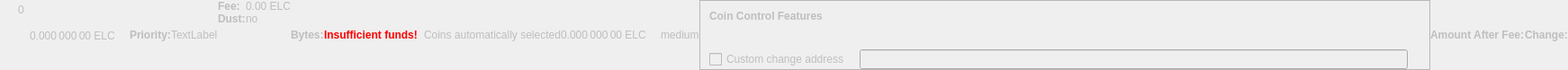
    <widget class="QWidget" name="dummyHideWidget" native="true">
     <property name="enabled">
      <bool>false</bool>
     </property>
     <property name="maximumSize">
      <size>
       <width>100</width>
       <height>22</height>
      </size>
     </property>
     <layout class="QHBoxLayout" name="dummyHideLayout">
      <property name="spacing">
       <number>0</number>
      </property>
      <property name="leftMargin">
       <number>0</number>
      </property>
      <property name="topMargin">
       <number>0</number>
      </property>
      <property name="rightMargin">
       <number>0</number>
      </property>
      <property name="bottomMargin">
       <number>0</number>
      </property>
      <item>
       <layout class="QFormLayout" name="formLayoutCoinControl1">
        <property name="horizontalSpacing">
         <number>10</number>
        </property>
        <property name="verticalSpacing">
         <number>14</number>
        </property>
        <property name="leftMargin">
         <number>10</number>
        </property>
        <property name="topMargin">
         <number>4</number>
        </property>
        <property name="rightMargin">
         <number>6</number>
        </property>
        <item row="0" column="1">
         <widget class="QLabel" name="labelCoinControlBytes">
          <property name="cursor">
           <cursorShape>IBeamCursor</cursorShape>
          </property>
          <property name="contextMenuPolicy">
           <enum>Qt::ActionsContextMenu</enum>
          </property>
          <property name="text">
           <string notr="true">0</string>
          </property>
          <property name="textInteractionFlags">
           <set>Qt::LinksAccessibleByMouse|Qt::TextSelectableByKeyboard|Qt::TextSelectableByMouse</set>
          </property>
         </widget>
        </item>
       </layout>
      </item>
      <item>
       <widget class="QLabel" name="labelCoinControlAfterFee">
        <property name="enabled">
         <bool>false</bool>
        </property>
        <property name="sizePolicy">
         <sizepolicy hsizetype="Fixed" vsizetype="Fixed">
          <horstretch>0</horstretch>
          <verstretch>0</verstretch>
         </sizepolicy>
        </property>
        <property name="minimumSize">
         <size>
          <width>111</width>
          <height>12</height>
         </size>
        </property>
        <property name="maximumSize">
         <size>
          <width>111</width>
          <height>12</height>
         </size>
        </property>
        <property name="cursor">
         <cursorShape>IBeamCursor</cursorShape>
        </property>
        <property name="contextMenuPolicy">
         <enum>Qt::ActionsContextMenu</enum>
        </property>
        <property name="text">
         <string notr="true">0.000 000 00 ELC</string>
        </property>
        <property name="textInteractionFlags">
         <set>Qt::LinksAccessibleByMouse|Qt::TextSelectableByKeyboard|Qt::TextSelectableByMouse</set>
        </property>
       </widget>
      </item>
      <item>
       <widget class="QLabel" name="labelCoinControlPriorityText">
        <property name="enabled">
         <bool>false</bool>
        </property>
        <property name="font">
         <font>
          <weight>75</weight>
          <bold>true</bold>
         </font>
        </property>
        <property name="text">
         <string>Priority:</string>
        </property>
       </widget>
      </item>
      <item>
       <layout class="QHBoxLayout" name="horizontalLayout">
        <item>
         <widget class="QLabel" name="WarningLabel">
          <property name="text">
           <string>TextLabel</string>
          </property>
         </widget>
        </item>
       </layout>
      </item>
      <item>
       <layout class="QFormLayout" name="formLayoutCoinControl3">
        <property name="horizontalSpacing">
         <number>0</number>
        </property>
        <property name="verticalSpacing">
         <number>0</number>
        </property>
        <property name="leftMargin">
         <number>0</number>
        </property>
        <property name="topMargin">
         <number>0</number>
        </property>
        <property name="rightMargin">
         <number>0</number>
        </property>
        <item row="0" column="0">
         <widget class="QLabel" name="labelCoinControlFeeText">
          <property name="enabled">
           <bool>false</bool>
          </property>
          <property name="font">
           <font>
            <weight>75</weight>
            <bold>true</bold>
           </font>
          </property>
          <property name="text">
           <string>Fee:</string>
          </property>
          <property name="margin">
           <number>0</number>
          </property>
         </widget>
        </item>
        <item row="0" column="1">
         <widget class="QLabel" name="labelCoinControlFee">
          <property name="enabled">
           <bool>false</bool>
          </property>
          <property name="cursor">
           <cursorShape>IBeamCursor</cursorShape>
          </property>
          <property name="contextMenuPolicy">
           <enum>Qt::ActionsContextMenu</enum>
          </property>
          <property name="text">
           <string notr="true">0.00 ELC</string>
          </property>
          <property name="textInteractionFlags">
           <set>Qt::LinksAccessibleByMouse|Qt::TextSelectableByKeyboard|Qt::TextSelectableByMouse</set>
          </property>
         </widget>
        </item>
        <item row="1" column="0">
         <widget class="QLabel" name="labelCoinControlLowOutputText">
          <property name="enabled">
           <bool>false</bool>
          </property>
          <property name="font">
           <font>
            <weight>75</weight>
            <bold>true</bold>
           </font>
          </property>
          <property name="text">
           <string>Dust:</string>
          </property>
         </widget>
        </item>
        <item row="1" column="1">
         <widget class="QLabel" name="labelCoinControlLowOutput">
          <property name="enabled">
           <bool>false</bool>
          </property>
          <property name="cursor">
           <cursorShape>IBeamCursor</cursorShape>
          </property>
          <property name="contextMenuPolicy">
           <enum>Qt::ActionsContextMenu</enum>
          </property>
          <property name="text">
           <string>no</string>
          </property>
          <property name="textInteractionFlags">
           <set>Qt::LinksAccessibleByMouse|Qt::TextSelectableByKeyboard|Qt::TextSelectableByMouse</set>
          </property>
         </widget>
        </item>
       </layout>
      </item>
      <item>
       <widget class="QLabel" name="labelCoinControlBytesText">
        <property name="enabled">
         <bool>false</bool>
        </property>
        <property name="font">
         <font>
          <weight>75</weight>
          <bold>true</bold>
         </font>
        </property>
        <property name="text">
         <string>Bytes:</string>
        </property>
       </widget>
      </item>
      <item>
       <layout class="QFormLayout" name="formLayoutCoinControl2">
        <property name="horizontalSpacing">
         <number>0</number>
        </property>
        <property name="verticalSpacing">
         <number>0</number>
        </property>
        <property name="leftMargin">
         <number>0</number>
        </property>
        <property name="topMargin">
         <number>0</number>
        </property>
        <property name="rightMargin">
         <number>0</number>
        </property>
       </layout>
      </item>
      <item>
       <layout class="QHBoxLayout" name="horizontalLayoutCoinControl2">
        <property name="spacing">
         <number>0</number>
        </property>
        <property name="bottomMargin">
         <number>0</number>
        </property>
       </layout>
      </item>
      <item>
       <widget class="QLabel" name="labelCoinControlInsuffFunds">
        <property name="enabled">
         <bool>false</bool>
        </property>
        <property name="minimumSize">
         <size>
          <width>0</width>
          <height>0</height>
         </size>
        </property>
        <property name="font">
         <font>
          <weight>75</weight>
          <bold>true</bold>
         </font>
        </property>
        <property name="styleSheet">
         <string notr="true">color:red;font-weight:bold;</string>
        </property>
        <property name="text">
         <string>Insufficient funds!</string>
        </property>
        <property name="margin">
         <number>5</number>
        </property>
       </widget>
      </item>
      <item>
       <layout class="QFormLayout" name="formLayoutCoinControl4">
        <property name="horizontalSpacing">
         <number>0</number>
        </property>
        <property name="verticalSpacing">
         <number>0</number>
        </property>
        <property name="leftMargin">
         <number>0</number>
        </property>
        <property name="topMargin">
         <number>0</number>
        </property>
        <property name="rightMargin">
         <number>0</number>
        </property>
       </layout>
      </item>
      <item>
       <widget class="QLabel" name="labelCoinControlChangeLabel">
        <property name="enabled">
         <bool>false</bool>
        </property>
        <property name="sizePolicy">
         <sizepolicy hsizetype="Preferred" vsizetype="Expanding">
          <horstretch>0</horstretch>
          <verstretch>0</verstretch>
         </sizepolicy>
        </property>
        <property name="minimumSize">
         <size>
          <width>0</width>
          <height>0</height>
         </size>
        </property>
        <property name="text">
         <string/>
        </property>
        <property name="margin">
         <number>3</number>
        </property>
       </widget>
      </item>
      <item>
       <widget class="QLabel" name="labelCoinControlAutomaticallySelected">
        <property name="enabled">
         <bool>false</bool>
        </property>
        <property name="sizePolicy">
         <sizepolicy hsizetype="Fixed" vsizetype="Fixed">
          <horstretch>0</horstretch>
          <verstretch>0</verstretch>
         </sizepolicy>
        </property>
        <property name="minimumSize">
         <size>
          <width>0</width>
          <height>0</height>
         </size>
        </property>
        <property name="maximumSize">
         <size>
          <width>240</width>
          <height>16777215</height>
         </size>
        </property>
        <property name="text">
         <string>Coins automatically selected</string>
        </property>
        <property name="margin">
         <number>5</number>
        </property>
       </widget>
      </item>
      <item>
       <widget class="QLabel" name="labelCoinControlChange">
        <property name="enabled">
         <bool>false</bool>
        </property>
        <property name="sizePolicy">
         <sizepolicy hsizetype="Fixed" vsizetype="Fixed">
          <horstretch>0</horstretch>
          <verstretch>0</verstretch>
         </sizepolicy>
        </property>
        <property name="minimumSize">
         <size>
          <width>111</width>
          <height>0</height>
         </size>
        </property>
        <property name="maximumSize">
         <size>
          <width>111</width>
          <height>16777215</height>
         </size>
        </property>
        <property name="cursor">
         <cursorShape>IBeamCursor</cursorShape>
        </property>
        <property name="contextMenuPolicy">
         <enum>Qt::ActionsContextMenu</enum>
        </property>
        <property name="text">
         <string notr="true">0.000 000 00 ELC</string>
        </property>
        <property name="textInteractionFlags">
         <set>Qt::LinksAccessibleByMouse|Qt::TextSelectableByKeyboard|Qt::TextSelectableByMouse</set>
        </property>
       </widget>
      </item>
      <item>
       <widget class="QLabel" name="labelCoinControlPriority">
        <property name="enabled">
         <bool>false</bool>
        </property>
        <property name="cursor">
         <cursorShape>IBeamCursor</cursorShape>
        </property>
        <property name="contextMenuPolicy">
         <enum>Qt::ActionsContextMenu</enum>
        </property>
        <property name="text">
         <string>medium</string>
        </property>
        <property name="textInteractionFlags">
         <set>Qt::LinksAccessibleByMouse|Qt::TextSelectableByKeyboard|Qt::TextSelectableByMouse</set>
        </property>
       </widget>
      </item>
      <item>
       <widget class="QFrame" name="frameCoinControl">
        <property name="sizePolicy">
         <sizepolicy hsizetype="Expanding" vsizetype="Expanding">
          <horstretch>0</horstretch>
          <verstretch>0</verstretch>
         </sizepolicy>
        </property>
        <property name="maximumSize">
         <size>
          <width>16777215</width>
          <height>16777215</height>
         </size>
        </property>
        <property name="frameShape">
         <enum>QFrame::StyledPanel</enum>
        </property>
        <property name="frameShadow">
         <enum>QFrame::Sunken</enum>
        </property>
        <layout class="QVBoxLayout" name="verticalLayoutCoinControl2_2">
         <property name="spacing">
          <number>0</number>
         </property>
         <property name="leftMargin">
          <number>0</number>
         </property>
         <property name="topMargin">
          <number>0</number>
         </property>
         <property name="rightMargin">
          <number>0</number>
         </property>
         <property name="bottomMargin">
          <number>0</number>
         </property>
         <item>
          <layout class="QVBoxLayout" name="verticalLayoutCoinControl" stretch="0,0,0,1">
           <property name="spacing">
            <number>0</number>
           </property>
           <property name="leftMargin">
            <number>10</number>
           </property>
           <property name="topMargin">
            <number>10</number>
           </property>
           <item>
            <layout class="QHBoxLayout" name="horizontalLayoutCoinControl1">
             <property name="bottomMargin">
              <number>15</number>
             </property>
             <item>
              <widget class="QLabel" name="labelCoinControlFeatures">
               <property name="enabled">
                <bool>false</bool>
               </property>
               <property name="sizePolicy">
                <sizepolicy hsizetype="Preferred" vsizetype="Maximum">
                 <horstretch>0</horstretch>
                 <verstretch>0</verstretch>
                </sizepolicy>
               </property>
               <property name="font">
                <font>
                 <weight>75</weight>
                 <bold>true</bold>
                </font>
               </property>
               <property name="styleSheet">
                <string notr="true">font-weight:bold;</string>
               </property>
               <property name="text">
                <string>Coin Control Features</string>
               </property>
              </widget>
             </item>
            </layout>
           </item>
           <item>
            <widget class="QWidget" name="widgetCoinControl" native="true">
             <property name="sizePolicy">
              <sizepolicy hsizetype="Preferred" vsizetype="Preferred">
               <horstretch>0</horstretch>
               <verstretch>0</verstretch>
              </sizepolicy>
             </property>
             <property name="minimumSize">
              <size>
               <width>0</width>
               <height>0</height>
              </size>
             </property>
             <property name="styleSheet">
              <string notr="true"/>
             </property>
             <layout class="QHBoxLayout" name="horizontalLayoutCoinControl5_2">
              <property name="leftMargin">
               <number>0</number>
              </property>
              <property name="topMargin">
               <number>0</number>
              </property>
              <property name="rightMargin">
               <number>0</number>
              </property>
              <property name="bottomMargin">
               <number>0</number>
              </property>
              <item>
               <layout class="QHBoxLayout" name="horizontalLayoutCoinControl3">
                <property name="spacing">
                 <number>20</number>
                </property>
                <property name="topMargin">
                 <number>0</number>
                </property>
                <property name="bottomMargin">
                 <number>10</number>
                </property>
               </layout>
              </item>
             </layout>
            </widget>
           </item>
           <item>
            <layout class="QHBoxLayout" name="horizontalLayoutCoinControl4" stretch="0,0,0">
             <property name="spacing">
              <number>12</number>
             </property>
             <property name="sizeConstraint">
              <enum>QLayout::SetDefaultConstraint</enum>
             </property>
             <property name="topMargin">
              <number>5</number>
             </property>
             <property name="rightMargin">
              <number>5</number>
             </property>
             <item>
              <widget class="QCheckBox" name="checkBoxCoinControlChange">
               <property name="enabled">
                <bool>false</bool>
               </property>
               <property name="toolTip">
                <string>If this is activated, but the change address is empty or invalid, change will be sent to a newly generated address.</string>
               </property>
               <property name="text">
                <string>Custom change address</string>
               </property>
              </widget>
             </item>
             <item>
              <widget class="QValidatedLineEdit" name="lineEditCoinControlChange">
               <property name="enabled">
                <bool>false</bool>
               </property>
               <property name="sizePolicy">
                <sizepolicy hsizetype="Expanding" vsizetype="Fixed">
                 <horstretch>0</horstretch>
                 <verstretch>0</verstretch>
                </sizepolicy>
               </property>
              </widget>
             </item>
             <item>
              <widget class="QLabel" name="labelCoinControlChangeLabel_2">
               <property name="sizePolicy">
                <sizepolicy hsizetype="Preferred" vsizetype="Expanding">
                 <horstretch>0</horstretch>
                 <verstretch>0</verstretch>
                </sizepolicy>
               </property>
               <property name="minimumSize">
                <size>
                 <width>0</width>
                 <height>0</height>
                </size>
               </property>
               <property name="text">
                <string/>
               </property>
               <property name="margin">
                <number>3</number>
               </property>
              </widget>
             </item>
            </layout>
           </item>
           <item>
            <spacer name="verticalSpacerCoinControl">
             <property name="orientation">
              <enum>Qt::Vertical</enum>
             </property>
             <property name="sizeHint" stdset="0">
              <size>
               <width>800</width>
               <height>1</height>
              </size>
             </property>
            </spacer>
           </item>
          </layout>
         </item>
        </layout>
       </widget>
      </item>
      <item>
       <widget class="QLabel" name="labelCoinControlAfterFeeText">
        <property name="enabled">
         <bool>false</bool>
        </property>
        <property name="minimumSize">
         <size>
          <width>0</width>
          <height>0</height>
         </size>
        </property>
        <property name="maximumSize">
         <size>
          <width>16777215</width>
          <height>16777215</height>
         </size>
        </property>
        <property name="font">
         <font>
          <weight>75</weight>
          <bold>true</bold>
         </font>
        </property>
        <property name="text">
         <string>Amount After Fee:</string>
        </property>
        <property name="alignment">
         <set>Qt::AlignLeading|Qt::AlignLeft|Qt::AlignVCenter</set>
        </property>
        <property name="margin">
         <number>0</number>
        </property>
       </widget>
      </item>
      <item>
       <widget class="QLabel" name="labelCoinControlChangeText">
        <property name="enabled">
         <bool>false</bool>
        </property>
        <property name="sizePolicy">
         <sizepolicy hsizetype="Preferred" vsizetype="Preferred">
          <horstretch>0</horstretch>
          <verstretch>0</verstretch>
         </sizepolicy>
        </property>
        <property name="minimumSize">
         <size>
          <width>0</width>
          <height>0</height>
         </size>
        </property>
        <property name="maximumSize">
         <size>
          <width>16777215</width>
          <height>16777215</height>
         </size>
        </property>
        <property name="font">
         <font>
          <weight>75</weight>
          <bold>true</bold>
         </font>
        </property>
        <property name="text">
         <string>Change:</string>
        </property>
        <property name="alignment">
         <set>Qt::AlignLeading|Qt::AlignLeft|Qt::AlignVCenter</set>
        </property>
       </widget>
      </item>
     </layout>
    </widget>
